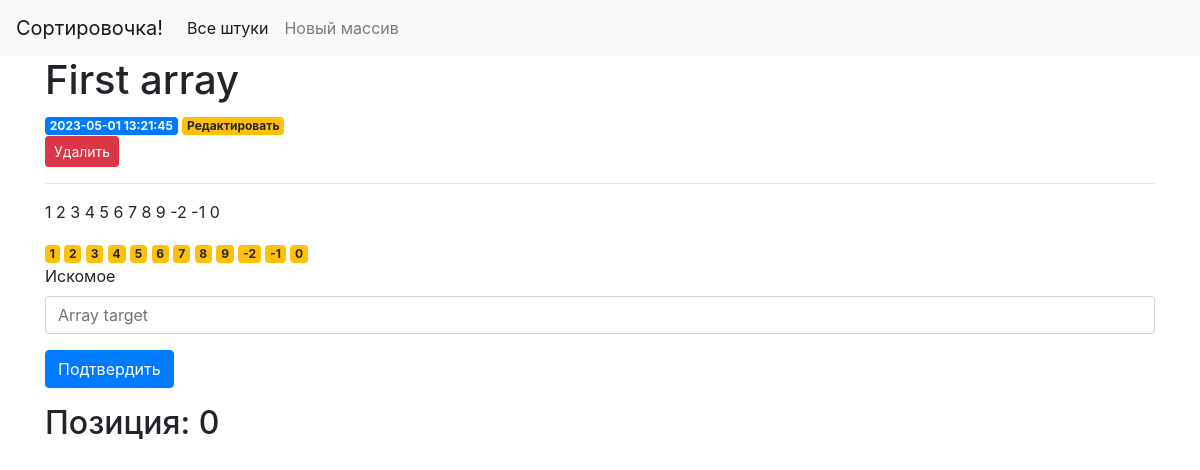
Before: /1 with the older database file.
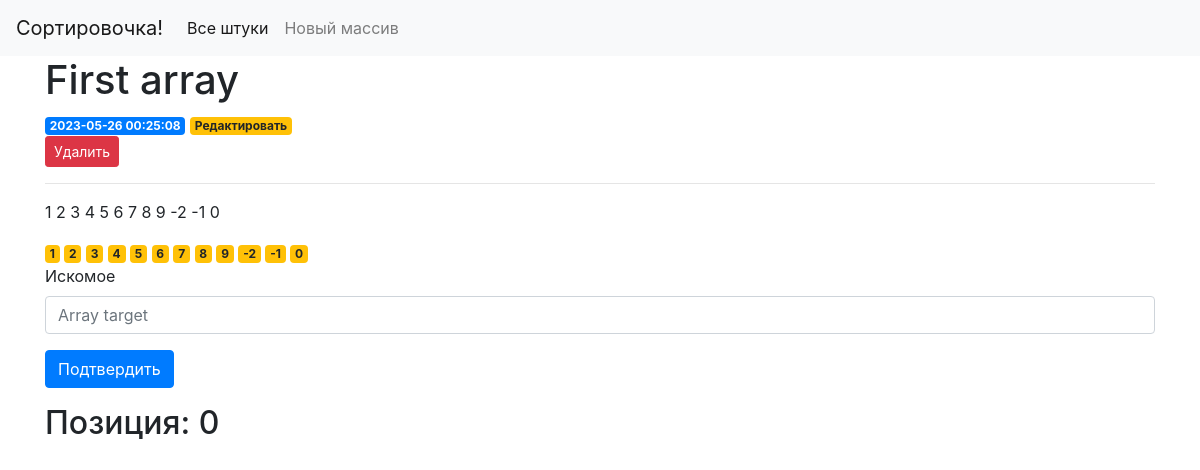
After: the same page with the newer database file.
### tables this page shows
CREATE TABLE arrays (
    id INTEGER PRIMARY KEY AUTOINCREMENT,
    created TIMESTAMP NOT NULL DEFAULT CURRENT_TIMESTAMP,
    title TEXT NOT NULL,
    content TEXT NOT NULL
);

### search/api/app.py (the view)
@app.route('/<int:array_id>', methods=('GET', 'POST'))
def array(array_id):
    array = get_array(array_id)
    target_pos = 0
    try:
        if request.method == 'POST':
            target = int(request.form['target'])
            nums=[int(item) for item in array['content'].split()]
            sol = Solution()
            target_pos = sol.search(nums, target)
    except Exception as error:
        flash(repr(error))
        print('An exception occurred: {}'.format(error.with_traceback))
        abort(500)
        raise
    return render_template('array.html', array=array, target_pos = target_pos)

### search/api/app.py (called while the page is built)
def get_db_connection():
    conn = sqlite3.connect('database.db')
    conn.row_factory = sqlite3.Row
    return conn

def get_array(array_id):
    conn = get_db_connection()
    array = conn.execute('SELECT * FROM arrays WHERE id = ?',
                        (array_id,)).fetchone()
    conn.close()
    return array

### search/api/templates/array.html
{% extends 'base.html' %}
{% block content %}
    <h1>{% block title %} {{ array['title'] }} {% endblock %}</h1>
    <span class="badge badge-primary">{{ array['created'] }}</span>
    <a href="{{ url_for('edit', id=array['id']) }}" id = "edit">
        <span class="badge badge-warning">Редактировать</span>
    </a>
    <form action="{{ url_for('delete', id=array['id']) }}" method="POST">
        <input type="submit" value="Удалить"
                id = "delete"
                class="btn btn-danger btn-sm"
                onclick="return confirm('Ты действительно хочешь удалить этот великолепный массив?')">
    </form>
    <hr>
    <form method="post">
        <p>{{ array['content'] }}</p>
        {% for num in array['content'].split() %}
            {% if num != request.form['target'] %}
                <a><span class="badge badge-warning">{{num}}</span></a>
            {% else %}
                <a><span class="badge btn-danger">{{num}}</span></a>
            {% endif %}
        {% endfor %}
        <div class="form-group">
            <label for="target">Искомое</label>
            <input type="text" name="target"
                placeholder="Array target" class="form-control"
                value="{{ request.form['target'] }}"></input>
        </div>
        <div class="form-group">
            <button type="submit" class="btn btn-primary" id = "submit">Подтвердить</button>
        </div>
        <h2>{% block result %} Позиция: {{ target_pos }} {% endblock %}</h2>
    </form>
{% endblock %}

Changed rows visible on the page:
changed arrays "First array": created "2023-05-01 13:21:45" → "2023-05-26 00:25:08"
